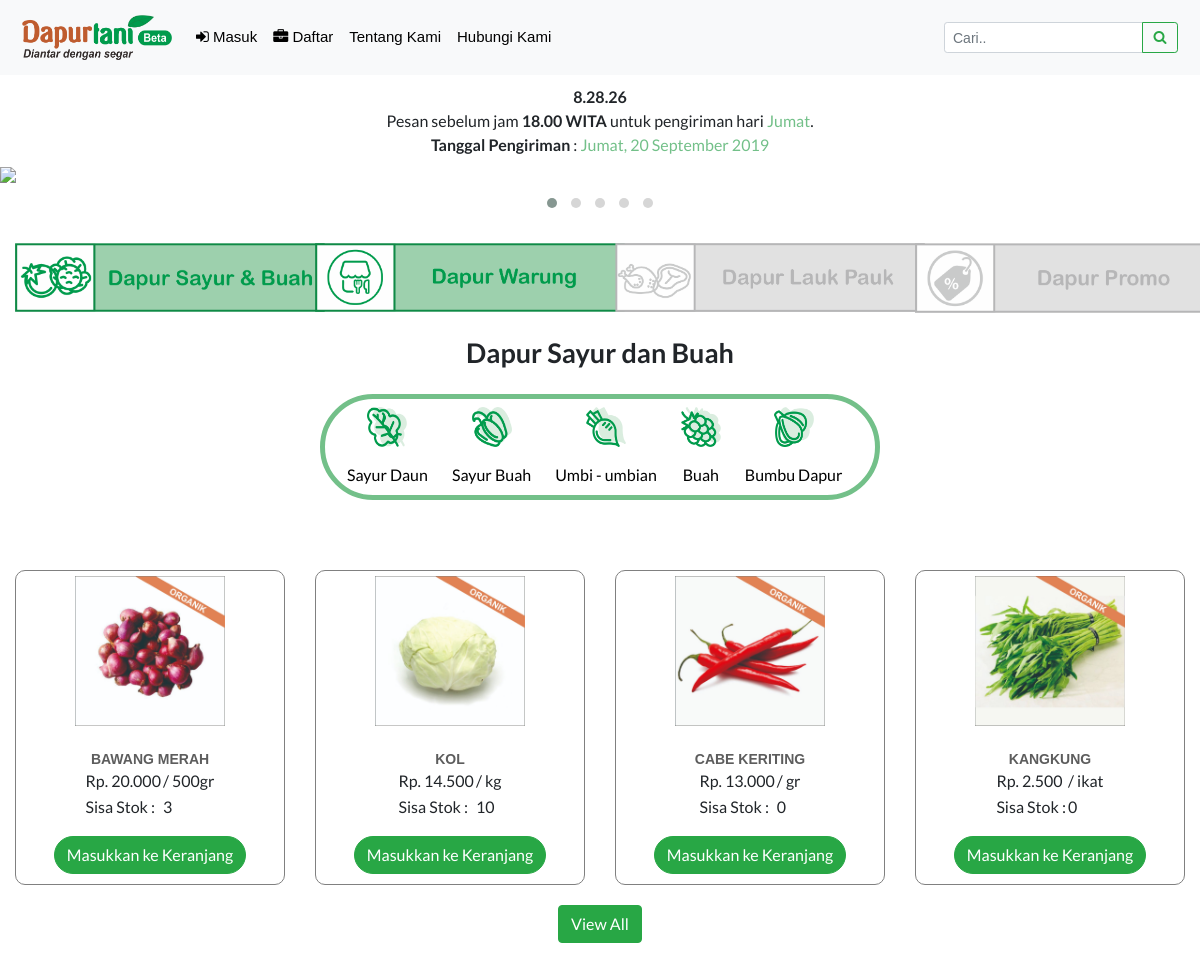
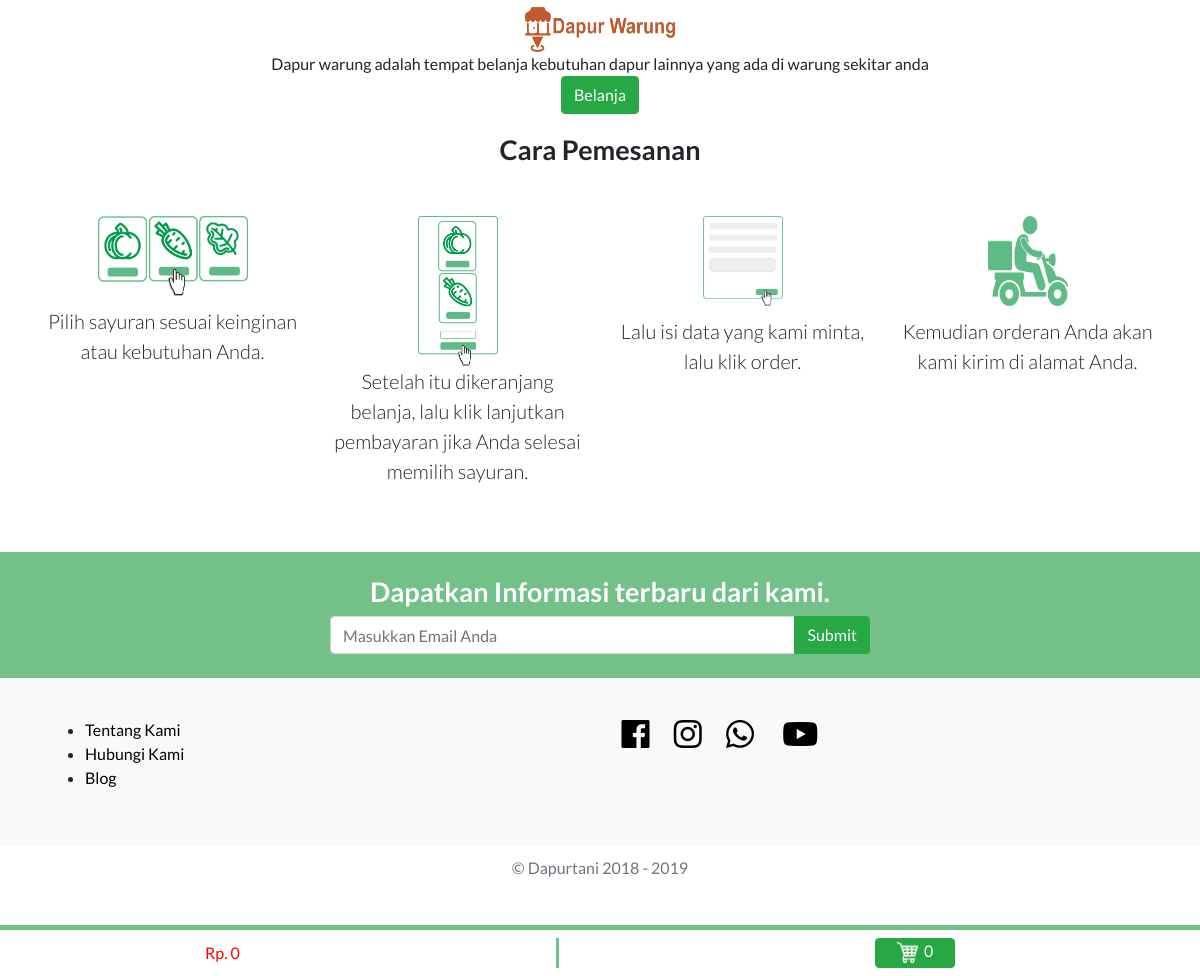
Screenshot of /index.php/home/index2 with the database file from the repository (2 pictures, top to bottom).
### tables this page shows
CREATE TABLE `t_sayur` (
  `id_sayur` int(7) NOT NULL,
  `nama_sayur` varchar(255) NOT NULL,
  `harga` int(10) NOT NULL,
  `promo` int(11) NOT NULL,
  `satuan` varchar(20) NOT NULL,
  `stock` int(10) NOT NULL,
  `status` tinyint(1) NOT NULL,
  `gambar` varchar(255) NOT NULL
);

### application/views/user/home2.php (the view, shortened to what the rows shown need)
<!DOCTYPE html>
<html lang="en">
  <head>
    <link rel="stylesheet" href="https://stackpath.bootstrapcdn.com/bootstrap/4.1.3/css/bootstrap.min.css">
    <link href="https://cdnjs.cloudflare.com/ajax/libs/font-awesome/4.7.0/css/font-awesome.min.css" rel="stylesheet">
    <link href="<?= base_url(); ?>assets/vendor/fontawesome-free/css/all.min.css" rel="stylesheet">
    <link href="<?= base_url(); ?>assets/vendor/font-awesome/css/font-awesome.min.css" rel="stylesheet">
    <link href="<?= base_url(); ?>assets/vendor/simple-line-icons/css/simple-line-icons.css" rel="stylesheet" type="text/css">
    <link href="<?= base_url(); ?>assets/vendor/owlcarousel/assets/owl.carousel.min.css" rel="stylesheet">
    <link href="<?= base_url(); ?>assets/vendor/owlcarousel/assets/owl.theme.default.min.css" rel="stylesheet">
    <link href="<?= base_url(); ?>assets/css/style.css" rel="stylesheet">
    <link href="<?= base_url(); ?>assets/css/sidebar.css" rel="stylesheet">
    </head>
  <body id="header" onload="setInterval('reloadwaktu()');">
    <section class="box-sayur text-center pt-4" id="belisayur">
      <h2>Dapur Sayur dan Buah</h2>
      <div class="row isi-box-sayur">
        <?php
         foreach($data as $key) :
           ?>
            <div class="col-6 col-md-6 col-sm-6 col-lg-3 col-xl-3 my-col">
              <div class="work">
                  <img class="sayur" src="<?= base_url(); ?>assets/upload/<?= $key->gambar; ?>" alt="">
                  <div class="work-bottom">
                    <h3><?= $key->nama_sayur; ?></h3>
                    <div class="row">
                      <div class="col-sm-12">
                        <table align="center">
                          <tr>
                    <td align="left">Rp. <?= number_format($key->harga, 0, ',', '.'); ?></td>
                    <td align="left">/ <?= $key->satuan; ?></td>
                  </tr>
                  <tr>
                    <td align="left">Sisa Stok : </td>
                    <td align="left"> <?= $key->stock; ?></td>
                  </tr>
                </table>
              </div>
            </div>
                  <a class="btn btn-beli btn-success" href="<?= base_url(); ?>cart/add/<?= $key->id_sayur; ?>">Masukkan ke Keranjang</a>
                </div>
              </div>
            </div>
        <?php endforeach; ?>
      </div>
    </section>
    <section class="box-pengguna" id="pengguna">
      <div class="container">
        <h2 class="text-center">Cara Pemesanan</h2>
      </div>
    </section>
    <section class="berlangganan text-white pt-4 pb-4" id="berlangganan">
      <div class="container">
        <div class="row justify-content-md-center">
          <div class="col-xl-9 text-center">
            <h1 class="mb-2">Dapatkan Informasi terbaru dari kami.</h1>
          </div>
          </div>
        </div>
    </section>
  </body>
  </html>

### rows the page displays
t_sayur: gambar (picture), nama_sayur "BAWANG MERAH", harga "20.000", satuan "500gr", stock "3"
t_sayur: gambar (picture), nama_sayur "KOL", harga "14.500", satuan "kg", stock "10"
t_sayur: gambar (picture), nama_sayur "CABE KERITING", harga "13.000", satuan "gr", stock "0"
t_sayur: gambar (picture), nama_sayur "KANGKUNG", harga "2.500", satuan "ikat", stock "0"

### other values shown
$this->cart->total_items() "0"
